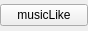
<ui version="4.0" >
 <class>BIGHOME_UI_MusicLikeClass</class>
 <widget class="QWidget" name="BIGHOME_UI_MusicLikeClass" >
  <property name="geometry" >
   <rect>
    <x>0</x>
    <y>0</y>
    <width>88</width>
    <height>31</height>
   </rect>
  </property>
  <property name="windowTitle" >
   <string>BIGHOME_UI_MusicLike</string>
  </property>
  <layout class="QVBoxLayout" name="verticalLayout" >
   <property name="spacing" >
    <number>0</number>
   </property>
   <property name="margin" >
    <number>0</number>
   </property>
   <item>
    <widget class="QPushButton" name="musicLike" >
     <property name="cursor" >
      <cursorShape>PointingHandCursor</cursorShape>
     </property>
     <property name="text" >
      <string>musicLike</string>
     </property>
    </widget>
   </item>
  </layout>
 </widget>
 <layoutdefault spacing="6" margin="11" />
 <resources/>
 <connections/>
</ui>
